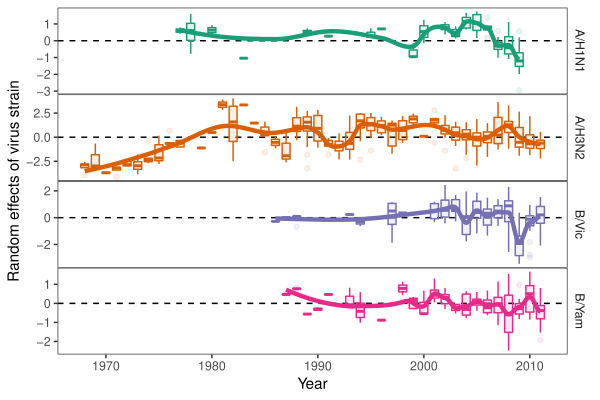

This figure's R source:
library(dplyr)
library(bayesplot)
library(ggplot2); theme_set(theme_bw())
library(gridExtra)

scale_colour_discrete <- function(...,palette="Dark2") scale_colour_brewer(...,palette=palette)
scale_fill_discrete <- function(...,palette="Dark2") scale_fill_brewer(...,palette=palette)

load("../analysis/h3n2_analysis.rda")
load("../analysis/h1n1_analysis.rda")
load("../analysis/victoria_analysis.rda")
load("../analysis/yamagata_analysis.rda")

FluNetdata <- read.csv("../data/FluNetInteractiveReport_NA_1995_2011.csv", skip=2)

flusumm <- FluNetdata %>%
	group_by(Year, Country) %>%
	summarize(
		AH3=sum(AH3, na.rm=TRUE)/sum(SPEC_PROCESSED_NB, na.rm=TRUE),
		AH1=(sum(AH1, na.rm=TRUE) + sum(AH1N12009, na.rm=TRUE))/sum(SPEC_PROCESSED_NB, na.rm=TRUE)
	) %>%
	summarize(
		AH3=mean(AH3),
		AH1=mean(AH1)
	) %>%
	filter(Year <= 2011)

ee_h3n2 <- rstan::extract(H3N2_fit)
ee_h1n1 <- rstan::extract(H1N1_fit)
ee_vic <- rstan::extract(Vic_fit)
ee_yam <- rstan::extract(Yam_fit)

h3n2_effect <- data_frame(
	median=apply(apply(ee_h3n2$JJ, 2, "*", ee_h3n2$sigma_J), 2, median),
	lwr=apply(apply(ee_h3n2$JJ, 2, "*", ee_h3n2$sigma_J), 2, quantile, 0.025),
	upr=apply(apply(ee_h3n2$JJ, 2, "*", ee_h3n2$sigma_J), 2, quantile, 0.975),
	virus=levels(H3N2_mod$virusStrain),
	virusYear=H3N2_mod$virusYear[match(virus, H3N2_mod$virusStrain)],
	key="A/H3N2"
)

h1n1_effect <- data_frame(
	median=apply(apply(ee_h1n1$JJ, 2, "*", ee_h1n1$sigma_J), 2, median),
	lwr=apply(apply(ee_h1n1$JJ, 2, "*", ee_h1n1$sigma_J), 2, quantile, 0.025),
	upr=apply(apply(ee_h1n1$JJ, 2, "*", ee_h1n1$sigma_J), 2, quantile, 0.975),
	virus=levels(H1N1_mod$virusStrain),
	virusYear=H1N1_mod$virusYear[match(virus, H1N1_mod$virusStrain)],
	key="A/H1N1"
)

vic_effect <- data_frame(
	median=apply(apply(ee_vic$JJ, 2, "*", ee_vic$sigma_J), 2, median),
	lwr=apply(apply(ee_vic$JJ, 2, "*", ee_vic$sigma_J), 2, quantile, 0.025),
	upr=apply(apply(ee_vic$JJ, 2, "*", ee_vic$sigma_J), 2, quantile, 0.975),
	virus=levels(Vic_mod$virusStrain),
	virusYear=Vic_mod$virusYear[match(virus, Vic_mod$virusStrain)],
	key="B/Vic"
)

yam_effect <- data_frame(
	median=apply(apply(ee_yam$JJ, 2, "*", ee_yam$sigma_J), 2, median),
	lwr=apply(apply(ee_yam$JJ, 2, "*", ee_yam$sigma_J), 2, quantile, 0.025),
	upr=apply(apply(ee_yam$JJ, 2, "*", ee_yam$sigma_J), 2, quantile, 0.975),
	virus=levels(Yam_mod$virusStrain),
	virusYear=Yam_mod$virusYear[match(virus, Yam_mod$virusStrain)],
	key="B/Yam"
)

JJ_effect <- rbind(h3n2_effect, h1n1_effect, vic_effect, yam_effect)

gavid <- ggplot(JJ_effect) +
	geom_hline(yintercept=0, lty=2) +
	geom_boxplot(aes(virusYear, median, group=interaction(virusYear), fill=key, col=key), alpha=0.1) +
	geom_smooth(aes(virusYear, median, col=key), span=0.2, se=FALSE, lwd=1.5, n=300) +
	scale_y_continuous("Random effects of virus strain") +
	scale_x_continuous("Year") +
	facet_grid(key~., scale="free_y") +
	theme(
		panel.grid = element_blank(),
		panel.spacing = grid::unit(0, "cm"),
		legend.position = "none",
		strip.background = element_blank()
	)

ggsave("avidity_summary.pdf", gavid, width=6, height=4)

h3n2_cor <- h3n2_effect %>%
	filter(virusYear %in% flusumm$Year) %>%
	mutate(Year=virusYear) %>%
	merge(flusumm)

h3n2_cor_eff <- apply(ee_h3n2$JJ, 1, function(x) {
	dd <- data_frame(
		re=x,
		virus=levels(H3N2_mod$virusStrain),
		virusYear=H3N2_mod$virusYear[match(virus, H3N2_mod$virusStrain)]
	)  %>%
		filter(virusYear %in% flusumm$Year) %>%
		mutate(Year=virusYear) %>%
		merge(flusumm)
	
	cor(dd$re, dd$AH3)
})

h1n1_cor <- h1n1_effect %>%
	filter(virusYear %in% flusumm$Year) %>%
	mutate(Year=virusYear) %>%
	merge(flusumm)

h1n1_cor_eff <- apply(ee_h1n1$JJ, 1, function(x) {
	dd <- data_frame(
		re=x,
		virus=levels(H1N1_mod$virusStrain),
		virusYear=H1N1_mod$virusYear[match(virus, H1N1_mod$virusStrain)]
	)  %>%
		filter(virusYear %in% flusumm$Year) %>%
		mutate(Year=virusYear) %>%
		merge(flusumm)
	
	cor(dd$re, dd$AH1)
})

g1 <- ggplot(h3n2_cor) +
	geom_point(aes(AH3, median)) +
	geom_smooth(aes(AH3, median), method="lm", col="black", lty=2) +
	annotate("text", x=0.035, y=3.7, 
			 label=paste0("Correlation coefficient: ",
			 			 round(median(h3n2_cor_eff), 2), 
			 			 " (",
			 			 paste(round(quantile(h3n2_cor_eff, c(0.025, 0.975)), 2), collapse=", ")
			 			 , ")")) +
	scale_x_continuous("Proportion of positive A3N2 cases (1997-2011)") +
	scale_y_continuous("Random effects of virus strain")

g2 <- ggplot(h1n1_cor) +
	geom_point(aes(AH1, median)) +
	geom_smooth(aes(AH1, median), method="lm", col="black", lty=2) +
	annotate("text", x=0.092, y=2, 
			 label=paste0("Correlation coefficient: ",
			 			 round(median(h1n1_cor_eff), 2), 
			 			 " (",
			 			 paste(round(quantile(h1n1_cor_eff, c(0.025, 0.975)), 2), collapse=", ")
			 			 , ")")) +
	scale_x_continuous("Proportion of positive A1N1 cases (1999-2009)") +
	scale_y_continuous("Random effects of virus strain")

gbind <- arrangeGrob(g1, g2, nrow=1)

ggsave("correlation.pdf", gbind, width=10, height=4)
